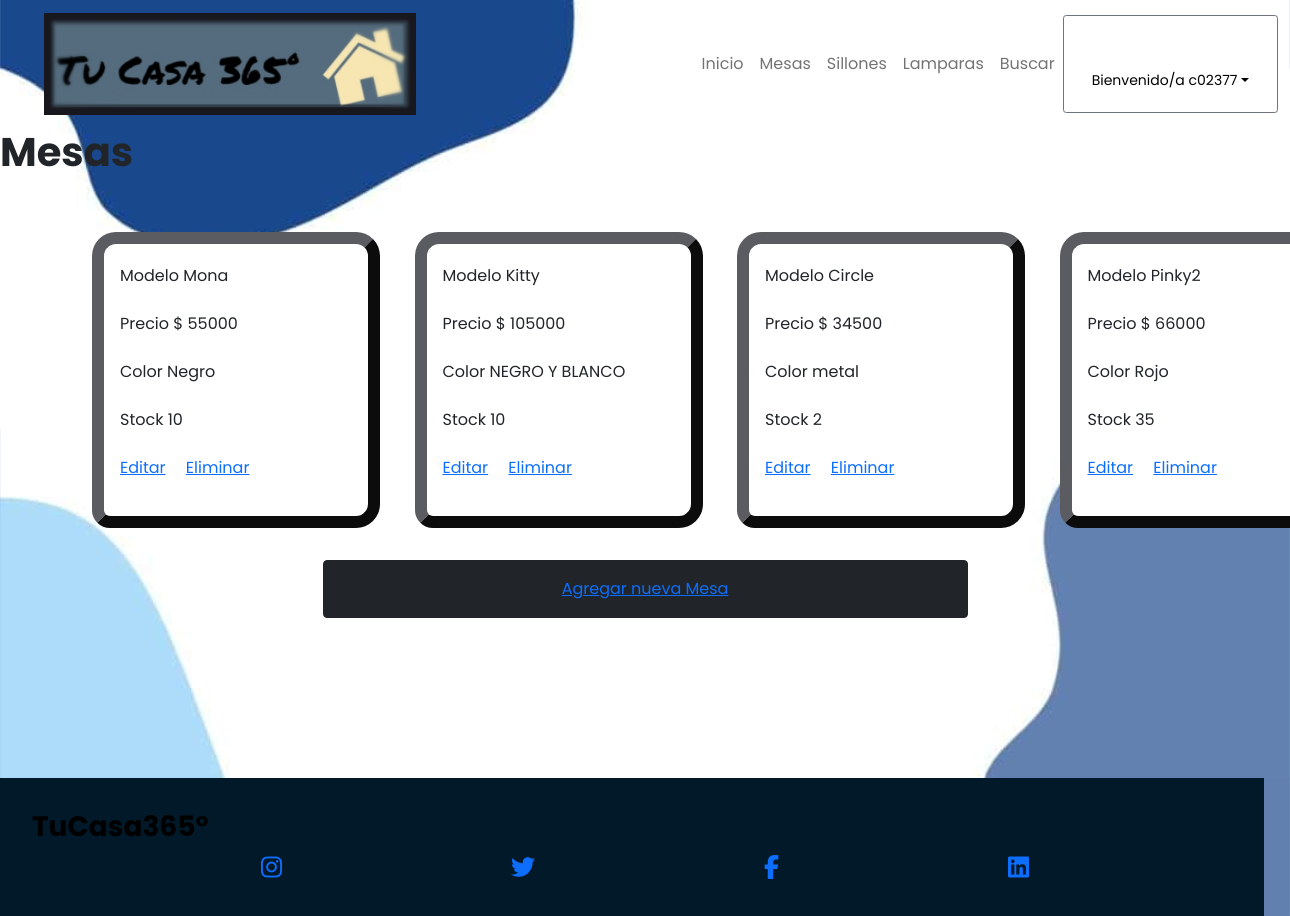
Screenshot of /AppCoder/mesas/list (signed in) with the database file from the repository.
### AppCoder/models.py (models this page shows, shortened)
class Mesas(models.Model):
    nombre=models.CharField(max_length=40)
    precio = models.IntegerField()
    color= models.CharField(max_length=40)
    stock = models.IntegerField()

### AppCoder/views.py (the view)
# urls.py: path('mesas/list', views.MesaList.as_view(), name='List'), #ok
class MesaList(ListView):
      model = Mesas
      template_name = "AppCoder/mesa_list.html"

### AppCoder/templates/AppCoder/mesa_list.html
{% extends "AppCoder/padre.html" %}
{% load static %}
{% block contenidoQueCambia %}
<h1>Mesas</h1>
        <div class='container-fluid'>
            <div class="row">
                    {% for mesa in object_list %}
                    <div class="col-sm-6 col-md-6 col-lg-3">
                        <div class="card" id="card" style="width: 18rem;">
                            <div class="card-body">
                                <p>Modelo {{mesa.nombre}}</p>
                                <p>Precio $ {{mesa.precio}}</p>
                                <p>Color {{mesa.color}}</p>
                                <p>Stock {{mesa.stock}}</p>
                                <P>
                                    <a href="{% url 'Editar' mesa.id %}" class="card-link"> Editar</a>
                                    <a href="{% url 'Eliminar' mesa.id %}" class="card-link"> Eliminar</a>
                                </P>
                            </div>
                        </div>
                    </div>
                {% endfor %}
            </div>
        </div>
        <div class="d-grid gap-2 col-6 mx-auto marginTop">
            <button class="btn  btn-dark" type="button">
                <a href="{% url 'MesaFormulario' %}">Agregar nueva Mesa</a>
            </button>
        </div>
{% endblock %}

### AppCoder/templates/AppCoder/padre.html (shortened to what this page needs)
<!DOCTYPE html>
<html lang="en">
        {% load static %}
    <head>
        <link href="https://cdn.jsdelivr.net/npm/bootstrap-icons@1.5.0/font/bootstrap-icons.css" rel="stylesheet" type="text/css" />
        <link rel="stylesheet" href="../../static/AppCoder/css/style2.css">
    </head>
    <body>
        <nav class="navbar navbar-expand-md navbar-light sticky-top">
            <div class="container-fluid">
                <a class="navbar-brand" href="{% url 'Inicio' %}">
                    <img src="../../static/AppCoder/assets/img/logo-min.jpg" class="logoMargin" alt="logo de Tucasa" >
                </a>
                <div class="collapse navbar-collapse" id="navbarNav">
                    <ul class="navbar-nav ms-auto">
                        <li class="nav-item opciones"><a class="nav-link" aria-current="page" href="{% url 'Inicio' %}">Inicio</a></li>
                        <li class="nav-item opciones"><a class="nav-link" href="{% url 'Mesas' %}">Mesas</a></li>
                        <li class="nav-item opciones"><a class="nav-link" href="{% url 'Sillones' %}">Sillones</a></li>
                        <li class="nav-item opciones"><a class="nav-link" href="{% url 'Lamparas' %}">Lamparas</a></li>
                        <li class="nav-item opciones"><a class="nav-link" href="{% url 'BusquedaModelos' %}">Buscar</a></li>
                    </ul>
                    {% if request.user.is_authenticated %}
                        <li class="nav-item dropdown btn btn-outline-secondary btn-sm position-relative">
                            <a class="nav-link dropdown-toggle" id="navbarDropdown" href="#" role="button" data-bs-toggle="dropdown" aria-expanded="false" style="color:black">Bienvenido/a {{user.username}}</a>
                            </li>
                    {% endif %}
                </div>
            </div>
        </nav>
        {% block contenidoQueCambia %}{% endblock %}
        <footer id="footer">
            <div class="footerLeft">
                <h3 >TuCasa365°</h3>
                    <div class="footerIcons">
                        <a href="https://instagram.com" target="_blank"><i class="fa-brands fa-instagram"aria-hidden="true"></i></a>
                        <a href="https://twitter.com" target="_blank"><i class="fa-brands fa-twitter" aria-hidden="true"></i></a>
                        <a href="https://facebook.com" target="_blank"><i class="fa-brands fa-facebook-f"aria-hidden="true"></i></a>
                        <a href="https://ar.linkedin.com/" target="_blank"><i class="fa-brands fa-linkedin" aria-hidden="true"></i></a>
                    </div>
            </footer>
    </body>
</html>

### rows the page displays
Mesas: nombre "Mona", precio "55000", color "Negro", stock "10"
Mesas: nombre "Kitty", precio "105000", color "NEGRO Y BLANCO", stock "10"
Mesas: nombre "Circle", precio "34500", color "metal", stock "2"
Mesas: nombre "Pinky2", precio "66000", color "Rojo", stock "35"

### other values shown
{{ user.username }} "c02377"
